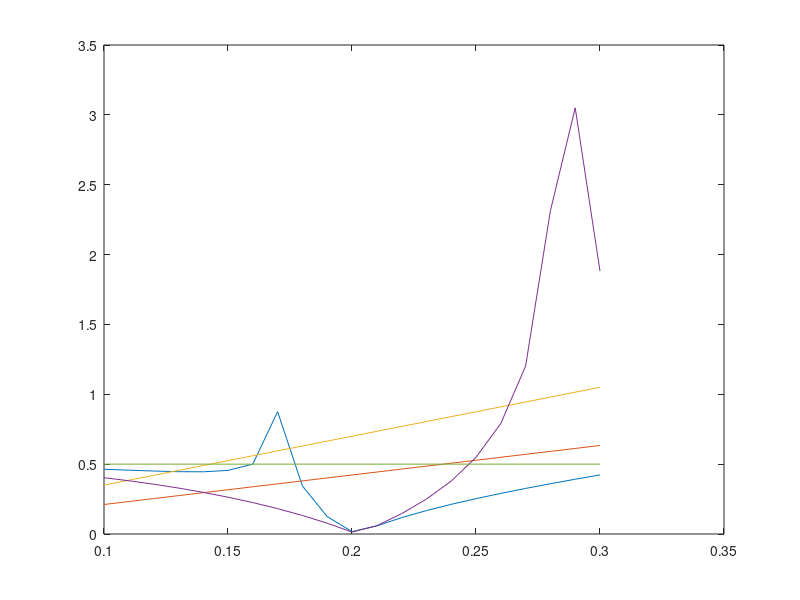

This figure's MATLAB source:
close all
clear all

p=0.1:0.01:0.3;
alpha=5.8;
beta=3.5;

qa=sqrt(alpha^-2-p.^2)
qb=sqrt(beta^-2-p.^2);
Vpz=-(1-2*beta^2*p.^2)./(2*alpha*qa);
Vpr=p*beta^2/alpha; Vsz=p*beta;
Vsr=(1-2*beta^2*p.^2)./(2*beta*qb);  Vht=0.5*ones(size(p));

plot(p,abs(Vpz),p,Vpr,p,Vsz,p,abs(Vsr),p,Vht)

